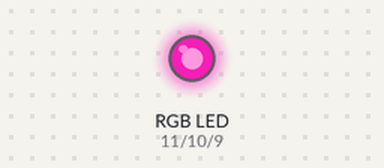
A sketch run on a simulated Arduino Uno, built with avr-gcc and run on an emulated ATmega328P. On the bench: an RGB LED mixed from three pins (HIGH = lit). Dim RGB values are drawn brighter than linear; random numbers use the default seed unless the sketch sets one.

Above: at 0.15 s.
At 4.65 s:
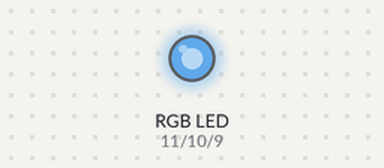
At 10.06 s:
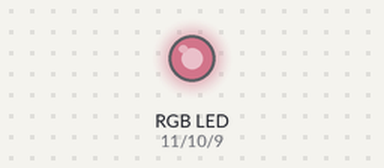
At 19.98 s:
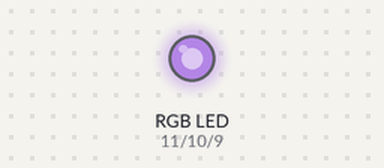
At 28.69 s:
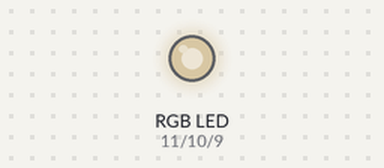
At 39.81 s:
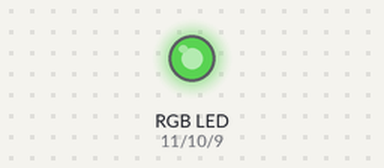
Timing chart, 0 to 40.0 s (numbered marks = the images above):
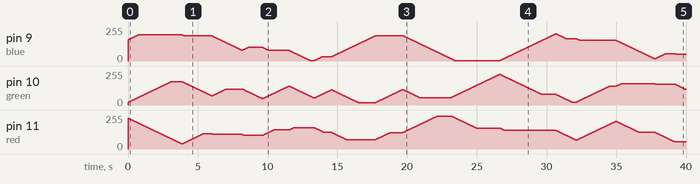

The sketch:

RGB_LED_Pulse.ino
```cpp
int red = 11; //this sets the red led pin
int green = 10; //this sets the green led pin
int blue = 9; //this sets the blue led pin

int redNow;
int greenNow;
int blueNow;

int redTarget;
int greenTarget;
int blueTarget;

void setup()
{ //this sets the output pins
  pinMode(red, OUTPUT);
  pinMode(green, OUTPUT);
  pinMode(blue, OUTPUT);

  redNow    = random(255);
  greenNow  = random(255);
  blueNow   = random(255);

  redTarget    = redNow;
  greenTarget  = greenNow;
  blueTarget   = blueNow;
}

#define fade(x,y) if (x>y) x--; else if (x<y) x++;

void loop()
{
  analogWrite(red, redNow);
  analogWrite(green, greenNow);
  analogWrite(blue, blueNow);

  redTarget    = random(255);
  greenTarget  = random(255);
  blueTarget   = random(255);

  // fade to new colors
while ((redNow != redTarget) || (greenNow != greenTarget) ||(blueNow != blueTarget))
  {
    fade(redNow,redTarget)
    fade(greenNow,greenTarget)
    fade(blueNow,blueTarget)

    analogWrite(red, redNow);
    analogWrite(green, greenNow);
    analogWrite(blue, blueNow);

    delay(20);
  }
}
```
